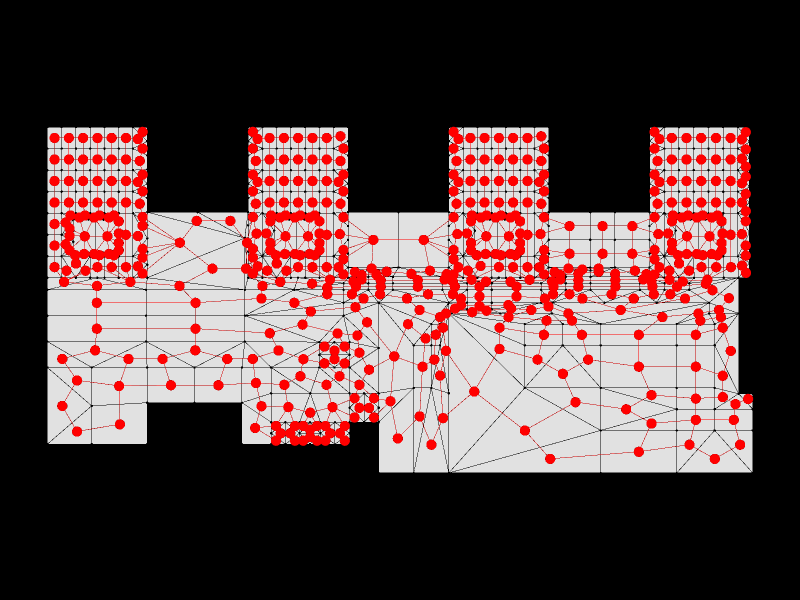

Notebook code for this chart:
### Code cell
Topology.Show(new_shell, new_graph,
              faceOpacity=0.9,
              showEdges=True,
              showVertices=True,
              vertexSizeKey="size",
              vertexColorKey="color",
              camera=[0,0,20],
              backgroundColor="black",
              width=800,
              height=600,
              renderer=renderer)

### Figure 1 — Plotly figure (JSON) as saved in the notebook; plotly's stock layout.template omitted (floating-point values rounded to 4 significant figures; data arrays with more than 128 entries replaced by an {"elided": "..."} marker saying what was removed)
{"data": [{"customdata": {"elided": "473 str values"}, "hoverinfo": "text", "hovertemplate": {"elided": "473 str values"}, "hovertext": {"elided": "473 str values"}, "legendgroup": "1", "legendrank": 1, "marker": {"color": {"elided": "473 str values"}, "line": {"width": 0}, "opacity": 1, "size": {"elided": "473 float values"}, "sizemode": "diameter", "symbol": "circle"}, "mode": "markers", "name": "1: Untitled (Vertices)", "showlegend": false, "text": {"elided": "473 str values"}, "type": "scatter3d", "x": {"elided": "473 float values"}, "y": {"elided": "473 float values"}, "z": {"elided": "473 float values"}}, {"hoverinfo": "text", "legendgroup": "2", "legendrank": 2, "line": {"color": "black", "dash": "solid", "width": 1}, "marker": {"size": 0}, "mode": "lines", "name": "1: Untitled (Edges)", "showlegend": false, "text": "", "type": "scatter3d", "x": {"elided": "3030 float values"}, "y": {"elided": "3030 float values"}, "z": {"elided": "3030 float values"}}, {"cmax": 1, "cmin": 0, "color": "#FAFAFA", "colorscale": [[0, "#440154"], [0.1111, "#482878"], [0.2222, "#3e4989"], [0.3333, "#31688e"], [0.4444, "#26828e"], [0.5556, "#1f9e89"], [0.6667, "#35b779"], [0.7778, "#6ece58"], [0.8889, "#b5de2b"], [1, "#fde725"]], "flatshading": true, "hoverinfo": "text", "hovertext": "", "i": {"elided": "821 int values"}, "j": {"elided": "821 int values"}, "k": {"elided": "821 int values"}, "legendgroup": "3", "legendrank": 3, "lighting": {"facenormalsepsilon": 0}, "name": "1: Untitled (Faces)", "opacity": 0.9, "showlegend": false, "showscale": false, "text": "", "type": "mesh3d", "x": {"elided": "473 float values"}, "y": {"elided": "473 float values"}, "z": {"elided": "473 float values"}}, {"hoverinfo": "text", "legendgroup": "6", "legendrank": 6, "line": {"color": "red", "dash": "solid", "width": 1}, "marker": {"size": 0}, "mode": "lines", "name": "2: Untitled Graph (Edges)", "showlegend": false, "text": "", "type": "scatter3d", "x": {"elided": "2661 float values"}, "y": {"elided": "2661 float values"}, "z": {"elided": "2661 float values"}}, {"customdata": {"elided": "538 str values"}, "hoverinfo": "text", "hovertemplate": {"elided": "538 str values"}, "hovertext": {"elided": "538 str values"}, "legendgroup": "5", "legendrank": 5, "marker": {"color": {"elided": "538 str values"}, "line": {"width": 0}, "opacity": 1, "size": {"elided": "538 int values"}, "sizemode": "diameter", "symbol": "circle"}, "mode": "markers", "name": "2: Untitled Graph (Vertices)", "showlegend": false, "text": {"elided": "538 str values"}, "type": "scatter3d", "x": {"elided": "538 float values"}, "y": {"elided": "538 float values"}, "z": {"elided": "538 float values"}}], "layout": {"autosize": true, "height": 600, "margin": {"b": 40, "l": 40, "r": 40, "t": 40}, "paper_bgcolor": "#000000", "plot_bgcolor": "#000000", "scene": {"aspectmode": "data", "camera": {"center": {"x": 0, "y": 0, "z": 0}, "eye": {"x": 0, "y": 0, "z": 20}, "projection": {"type": "perspective"}, "up": {"x": 0, "y": 1, "z": 0}}, "xaxis": {"visible": false}, "yaxis": {"visible": false}, "zaxis": {"visible": false}}, "showlegend": true, "width": 800, "xaxis": {"showgrid": false, "visible": false, "zeroline": false}, "yaxis": {"showgrid": false, "visible": false, "zeroline": false}}}
